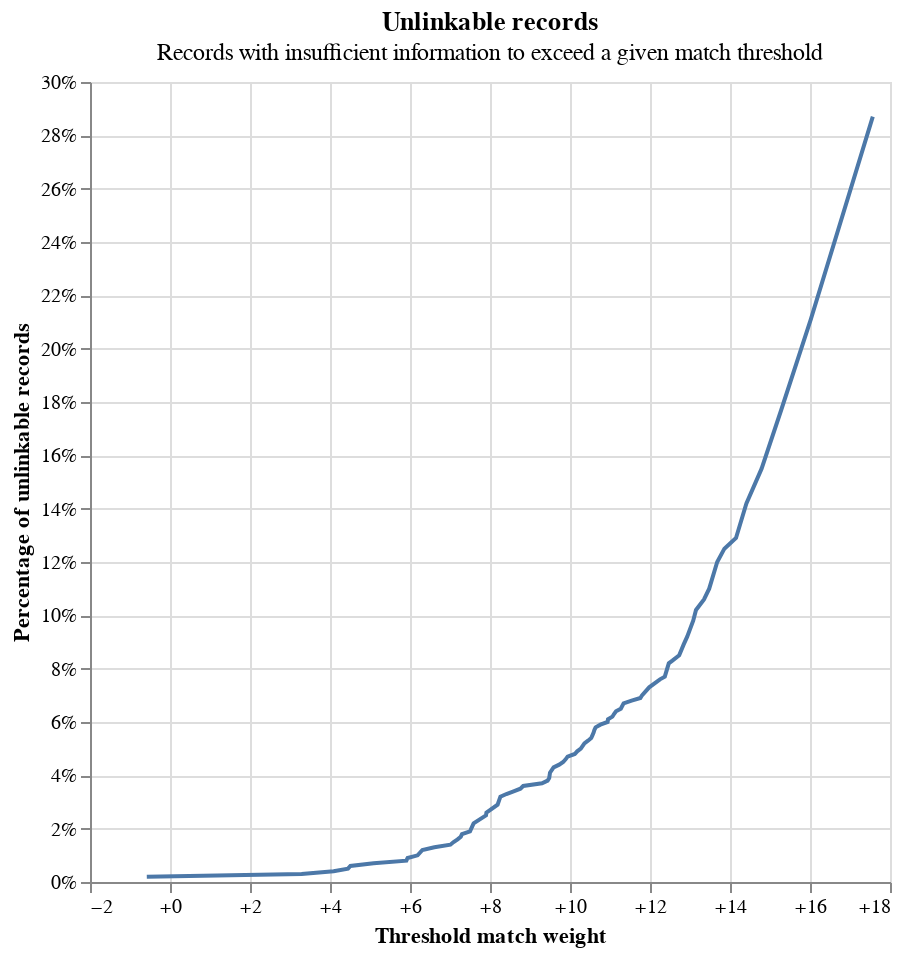

Notebook cell for this chart:
### Markdown cell above
Unlinkable records
- Before we generate our predictions we can detect records deemed unlinkable - those that don't contain enough info to be linked
- We do this by linking records to themselves (if even when matched to themselves, they do not meet match thresholds, they will never match to anything)
- Shows us the proportion of records that are unlinkable at specific threshold match weight/match probability
- The record may link to other records but there's not enough information to disambiguate potential links

### Code cell
linker.evaluation.unlinkables_chart()
#this will show us the percentage of unlinkable records at different threshold match weights

### Figure 1 — Vega-Lite specification as saved in the notebook (floating-point values rounded to 4 significant figures)
{"config": {"view": {"continuousWidth": 400, "continuousHeight": 300}}, "layer": [{"mark": {"type": "line"}, "encoding": {"x": {"axis": {"format": "+", "title": "Threshold match weight"}, "field": "match_weight", "type": "quantitative"}, "y": {"axis": {"format": "%", "title": "Percentage of unlinkable records"}, "field": "cum_prop", "type": "quantitative"}}}, {"mark": {"type": "point"}, "encoding": {"opacity": {"condition": {"param": "x_match_weight_y_cum_prop_coords_of_mouse", "value": 1, "empty": false}, "value": 0}, "tooltip": [{"field": "match_weight", "format": "+.5", "title": "Match weight", "type": "quantitative"}, {"field": "match_probability", "format": ".5", "title": "Match probability", "type": "quantitative"}, {"field": "cum_prop", "format": ".3%", "title": "Proportion of unlinkable records", "type": "quantitative"}], "x": {"axis": {"title": "Threshold match weight"}, "field": "match_weight", "type": "quantitative"}, "y": {"axis": {"format": "%", "title": "Percentage of unlinkable records"}, "field": "cum_prop", "type": "quantitative"}}, "name": "mouse_coords"}, {"mark": {"type": "rule", "color": "gray"}, "encoding": {"x": {"field": "match_weight", "type": "quantitative"}}, "transform": [{"filter": {"param": "x_match_weight_y_cum_prop_coords_of_mouse", "empty": false}}]}, {"mark": {"type": "rule", "color": "gray"}, "encoding": {"y": {"field": "cum_prop", "type": "quantitative"}}, "transform": [{"filter": {"param": "x_match_weight_y_cum_prop_coords_of_mouse", "empty": false}}]}], "data": {"name": "data-6a3e3ca5c2af2f39ba3584a28942c6e4"}, "height": 400, "params": [{"name": "x_match_weight_y_cum_prop_coords_of_mouse", "select": {"type": "point", "fields": ["match_weight", "cum_prop"], "nearest": true, "on": "mouseover"}, "views": ["mouse_coords"]}], "title": {"text": "Unlinkable records", "subtitle": "Records with insufficient information to exceed a given match threshold"}, "width": 400, "$schema": "https://vega.github.io/schema/vega-lite/v5.9.3.json", "datasets": {"data-6a3e3ca5c2af2f39ba3584a28942c6e4": [{"match_weight": -0.58, "match_probability": 0.401, "prop": 0.002, "cum_prop": 0.002}, {"match_weight": 3.29, "match_probability": 0.9071, "prop": 0.001, "cum_prop": 0.003}, {"match_weight": 4.09, "match_probability": 0.9445, "prop": 0.001, "cum_prop": 0.004}, {"match_weight": 4.45, "match_probability": 0.9563, "prop": 0.001, "cum_prop": 0.005}, {"match_weight": 4.51, "match_probability": 0.9579, "prop": 0.001, "cum_prop": 0.006}, {"match_weight": 5.09, "match_probability": 0.9715, "prop": 0.001, "cum_prop": 0.007}, {"match_weight": 5.91, "match_probability": 0.9837, "prop": 0.001, "cum_prop": 0.008}, {"match_weight": 5.94, "match_probability": 0.9839, "prop": 0.001, "cum_prop": 0.009}, {"match_weight": 6.19, "match_probability": 0.9865, "prop": 0.001, "cum_prop": 0.01}, {"match_weight": 6.31, "match_probability": 0.9876, "prop": 0.002, "cum_prop": 0.012}, {"match_weight": 6.61, "match_probability": 0.9898, "prop": 0.001, "cum_prop": 0.013}, {"match_weight": 7.01, "match_probability": 0.9923, "prop": 0.001, "cum_prop": 0.014}, {"match_weight": 7.09, "match_probability": 0.9927, "prop": 0.001, "cum_prop": 0.015}, {"match_weight": 7.19, "match_probability": 0.9932, "prop": 0.001, "cum_prop": 0.016}, {"match_weight": 7.27, "match_probability": 0.9936, "prop": 0.001, "cum_prop": 0.017}, {"match_weight": 7.3, "match_probability": 0.9937, "prop": 0.001, "cum_prop": 0.018}, {"match_weight": 7.5, "match_probability": 0.9945, "prop": 0.001, "cum_prop": 0.019}, {"match_weight": 7.59, "match_probability": 0.9949, "prop": 0.003, "cum_prop": 0.022}, {"match_weight": 7.9, "match_probability": 0.9958, "prop": 0.003, "cum_prop": 0.025}, {"match_weight": 7.91, "match_probability": 0.9959, "prop": 0.001, "cum_prop": 0.026}, {"match_weight": 8.19, "match_probability": 0.9966, "prop": 0.003, "cum_prop": 0.029}, {"match_weight": 8.26, "match_probability": 0.9967, "prop": 0.003, "cum_prop": 0.032}, {"match_weight": 8.41, "match_probability": 0.9971, "prop": 0.001, "cum_prop": 0.033}, {"match_weight": 8.59, "match_probability": 0.9974, "prop": 0.001, "cum_prop": 0.034}, {"match_weight": 8.76, "match_probability": 0.9977, "prop": 0.001, "cum_prop": 0.035}, {"match_weight": 8.83, "match_probability": 0.9978, "prop": 0.001, "cum_prop": 0.036}, {"match_weight": 9.3, "match_probability": 0.9984, "prop": 0.001, "cum_prop": 0.037}, {"match_weight": 9.44, "match_probability": 0.9986, "prop": 0.001, "cum_prop": 0.038}, {"match_weight": 9.48, "match_probability": 0.9986, "prop": 0.001, "cum_prop": 0.039}, {"match_weight": 9.5, "match_probability": 0.9986, "prop": 0.002, "cum_prop": 0.041}, {"match_weight": 9.59, "match_probability": 0.9987, "prop": 0.002, "cum_prop": 0.043}, {"match_weight": 9.73, "match_probability": 0.9988, "prop": 0.001, "cum_prop": 0.044}, {"match_weight": 9.83, "match_probability": 0.9989, "prop": 0.001, "cum_prop": 0.045}, {"match_weight": 9.89, "match_probability": 0.999, "prop": 0.001, "cum_prop": 0.046}, {"match_weight": 9.94, "match_probability": 0.999, "prop": 0.001, "cum_prop": 0.047}, {"match_weight": 10.12, "match_probability": 0.9991, "prop": 0.001, "cum_prop": 0.048}, {"match_weight": 10.18, "match_probability": 0.9991, "prop": 0.001, "cum_prop": 0.049}, {"match_weight": 10.27, "match_probability": 0.9992, "prop": 0.001, "cum_prop": 0.05}, {"match_weight": 10.36, "match_probability": 0.9992, "prop": 0.002, "cum_prop": 0.052}, {"match_weight": 10.45, "match_probability": 0.9993, "prop": 0.001, "cum_prop": 0.053}, {"match_weight": 10.53, "match_probability": 0.9993, "prop": 0.001, "cum_prop": 0.054}, {"match_weight": 10.56, "match_probability": 0.9993, "prop": 0.001, "cum_prop": 0.055}, {"match_weight": 10.59, "match_probability": 0.9993, "prop": 0.001, "cum_prop": 0.056}, {"match_weight": 10.61, "match_probability": 0.9994, "prop": 0.001, "cum_prop": 0.057}, {"match_weight": 10.64, "match_probability": 0.9994, "prop": 0.001, "cum_prop": 0.058}, {"match_weight": 10.76, "match_probability": 0.9994, "prop": 0.001, "cum_prop": 0.059}, {"match_weight": 10.94, "match_probability": 0.9995, "prop": 0.001, "cum_prop": 0.06}, {"match_weight": 10.95, "match_probability": 0.9995, "prop": 0.001, "cum_prop": 0.061}, {"match_weight": 11.06, "match_probability": 0.9995, "prop": 0.001, "cum_prop": 0.062}, {"match_weight": 11.1, "match_probability": 0.9996, "prop": 0.001, "cum_prop": 0.063}, {"match_weight": 11.15, "match_probability": 0.9996, "prop": 0.001, "cum_prop": 0.064}, {"match_weight": 11.27, "match_probability": 0.9996, "prop": 0.001, "cum_prop": 0.065}, {"match_weight": 11.34, "match_probability": 0.9996, "prop": 0.002, "cum_prop": 0.067}, {"match_weight": 11.54, "match_probability": 0.9997, "prop": 0.001, "cum_prop": 0.068}, {"match_weight": 11.76, "match_probability": 0.9997, "prop": 0.001, "cum_prop": 0.069}, {"match_weight": 11.8, "match_probability": 0.9997, "prop": 0.001, "cum_prop": 0.07}, {"match_weight": 11.98, "match_probability": 0.9998, "prop": 0.003, "cum_prop": 0.073}, {"match_weight": 12.25, "match_probability": 0.9998, "prop": 0.003, "cum_prop": 0.076}, {"match_weight": 12.37, "match_probability": 0.9998, "prop": 0.001, "cum_prop": 0.077}, {"match_weight": 12.47, "match_probability": 0.9998, "prop": 0.005, "cum_prop": 0.082}, {"match_weight": 12.56, "match_probability": 0.9998, "prop": 0.001, "cum_prop": 0.083}, {"match_weight": 12.73, "match_probability": 0.9999, "prop": 0.002, "cum_prop": 0.085}, {"match_weight": 12.84, "match_probability": 0.9999, "prop": 0.004, "cum_prop": 0.089}, {"match_weight": 12.93, "match_probability": 0.9999, "prop": 0.003, "cum_prop": 0.092}, {"match_weight": 13.08, "match_probability": 0.9999, "prop": 0.006, "cum_prop": 0.098}, {"match_weight": 13.15, "match_probability": 0.9999, "prop": 0.004, "cum_prop": 0.102}, {"match_weight": 13.35, "match_probability": 0.9999, "prop": 0.004, "cum_prop": 0.106}, {"match_weight": 13.48, "match_probability": 0.9999, "prop": 0.004, "cum_prop": 0.11}, {"match_weight": 13.68, "match_probability": 0.9999, "prop": 0.01, "cum_prop": 0.12}, {"match_weight": 13.86, "match_probability": 0.9999, "prop": 0.005, "cum_prop": 0.125}, {"match_weight": 14.15, "match_probability": 0.9999, "prop": 0.004, "cum_prop": 0.129}, {"match_weight": 14.41, "match_probability": 1.0, "prop": 0.013, "cum_prop": 0.142}, {"match_weight": 14.79, "match_probability": 1.0, "prop": 0.013, "cum_prop": 0.155}, {"match_weight": 15.28, "match_probability": 1.0, "prop": 0.022, "cum_prop": 0.177}, {"match_weight": 16.02, "match_probability": 1.0, "prop": 0.034, "cum_prop": 0.211}, {"match_weight": 17.57, "match_probability": 1.0, "prop": 0.076, "cum_prop": 0.287}]}}
